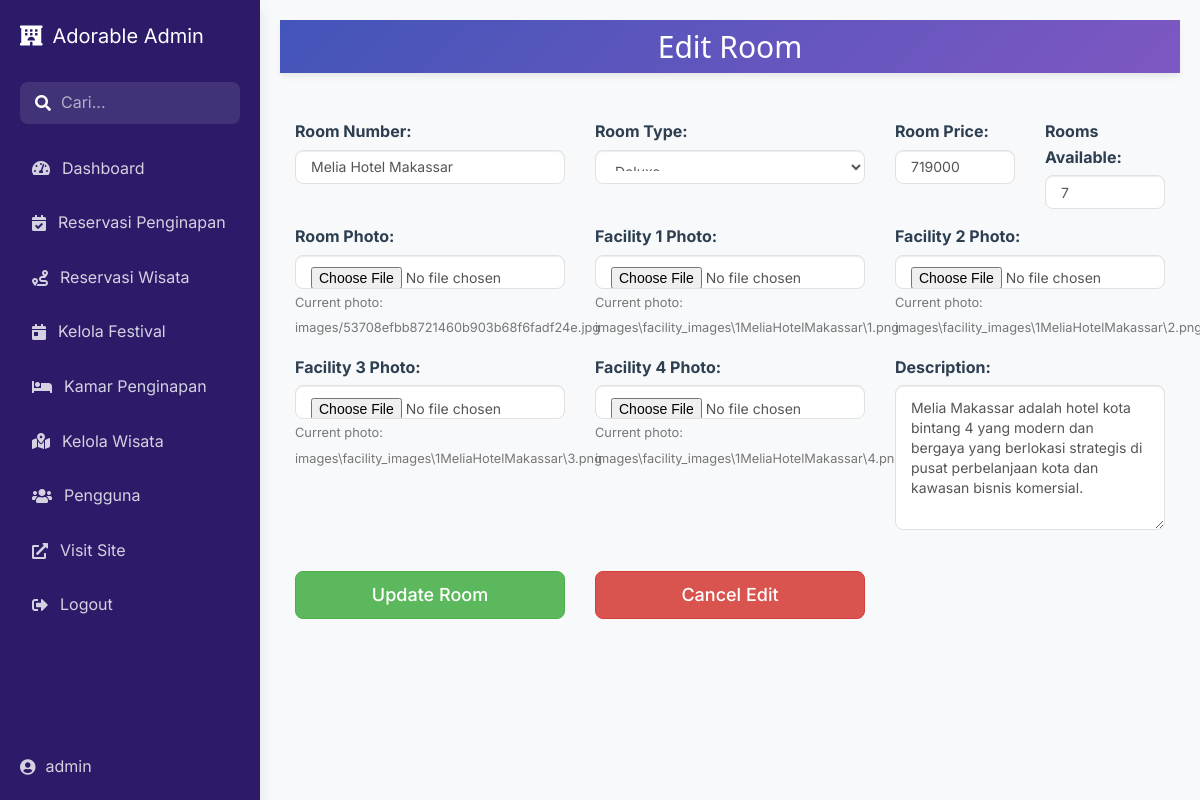
Before: /admin/add_room.php?edit=16 with the older database file.
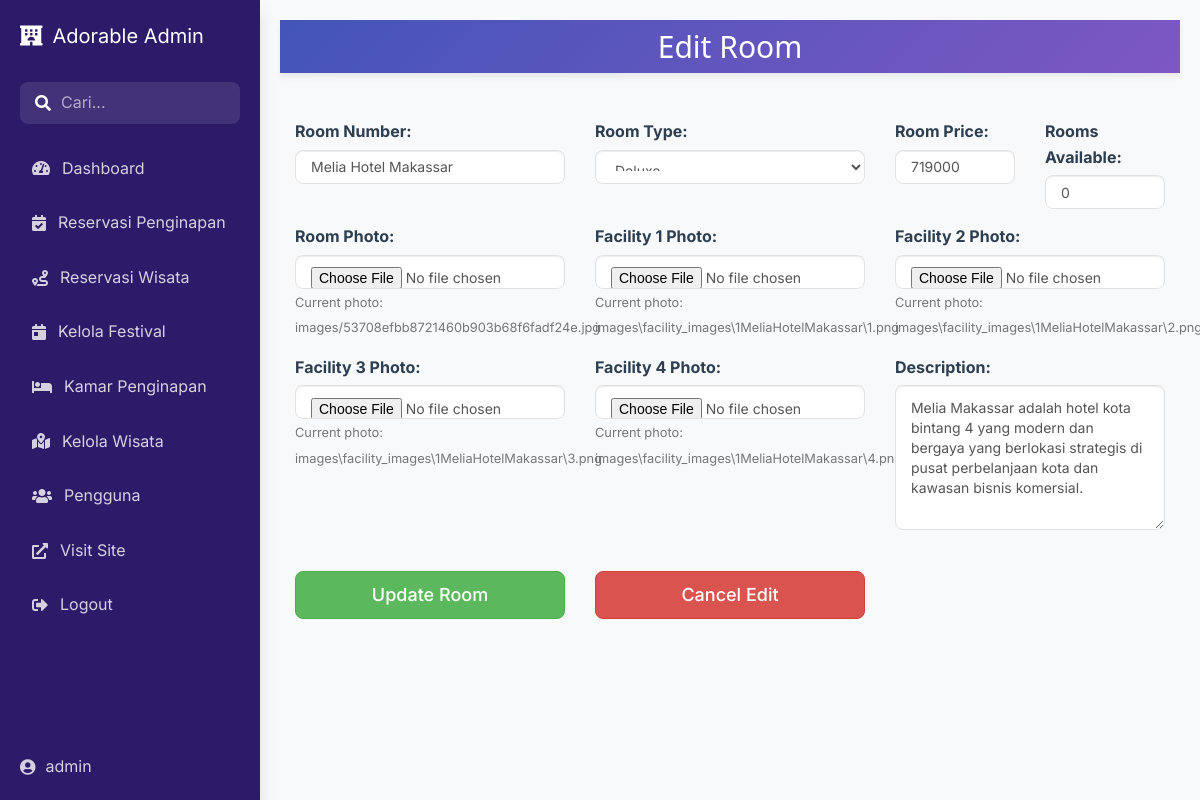
After: the same page with the newer database file.
### tables this page shows
CREATE TABLE `rooms` (
  `id` int(11) NOT NULL,
  `room_number` varchar(255) NOT NULL,
  `rooms` int(11) NOT NULL,
  `type` varchar(255) NOT NULL,
  `price` text NOT NULL,
  `details` text NOT NULL,
  `photo` text NOT NULL,
  `facility1` varchar(255) DEFAULT NULL,
  `facility2` varchar(255) DEFAULT NULL,
  `facility3` varchar(255) DEFAULT NULL,
  `facility4` varchar(255) DEFAULT NULL
);

### admin/add_room.php (the view, shortened to what this page needs)
<?php
require_once $_SERVER['DOCUMENT_ROOT'] . '/ht/core/core.php';
if (isset($_GET['edit']) && !empty($_GET['edit'])) {
    $id = $_GET['edit'];
    $stmt = $db->prepare("SELECT * FROM rooms WHERE id = ?");
    $stmt->bind_param("i", $id);
    $stmt->execute();
    $result = $stmt->get_result();
    $edit = $result->fetch_assoc();
}
include 'includes/header.php';
include 'includes/navigation.php';
?>
<div class="w3-container w3-main" style="margin-left:260px; padding: 20px;">
    <header class="w3-container w3-purple" style="margin-bottom: 20px;">
        <h2 class="text-center"><?= isset($_GET['edit']) ? 'Edit Room' : 'Add a Room' ?></h2>
    </header>
    <br/>
    <form class="form" action="" method="post" enctype="multipart/form-data">
        <div class="form-group col-md-4">
            <label>Room Number:</label>
            <input type="text" class="form-control" value="<?= isset($edit['room_number']) ? htmlspecialchars($edit['room_number']) : ''; ?>" name="number" required>
        </div>
        <div class="form-group col-md-4">
            <label>Room Type:</label>
            <select class="form-control" name="type" required>
                <option value="Deluxe" <?= (isset($edit['type']) && $edit['type'] == 'Deluxe') ? 'selected' : ''; ?>>Deluxe</option>
            </select>
        </div>
        <div class="form-group col-md-2">
            <label>Room Price:</label>
            <input type="text" class="form-control" value="<?= isset($edit['price']) ? htmlspecialchars($edit['price']) : ''; ?>" name="price" required>
        </div>
        <div class="form-group col-md-2">
            <label>Rooms Available:</label>
            <input type="number" class="form-control" value="<?= isset($edit['rooms']) ? htmlspecialchars($edit['rooms']) : ''; ?>" name="rooms" required>
        </div>
        <div class="form-group col-md-4">
            <label>Room Photo:</label>
            <input type="file" class="form-control" name="photo" <?= !isset($_GET['edit']) ? 'required' : ''; ?>>
            <?php if(isset($edit['photo']) && !empty($edit['photo'])): ?>
                <small class="text-muted">Current photo: <?= htmlspecialchars($edit['photo']) ?></small>
            <?php endif; ?>
        </div>
        <div class="form-group col-md-4">
            <label>Facility 1 Photo:</label>
            <input type="file" class="form-control" name="facility1">
            <?php if(isset($edit['facility1']) && !empty($edit['facility1'])): ?>
                <small class="text-muted">Current photo: <?= htmlspecialchars($edit['facility1']) ?></small>
            <?php endif; ?>
        </div>
        <div class="form-group col-md-4">
            <label>Facility 2 Photo:</label>
            <input type="file" class="form-control" name="facility2">
            <?php if(isset($edit['facility2']) && !empty($edit['facility2'])): ?>
                <small class="text-muted">Current photo: <?= htmlspecialchars($edit['facility2']) ?></small>
            <?php endif; ?>
        </div>
        <div class="form-group col-md-4">
            <label>Facility 3 Photo:</label>
            <input type="file" class="form-control" name="facility3">
            <?php if(isset($edit['facility3']) && !empty($edit['facility3'])): ?>
                <small class="text-muted">Current photo: <?= htmlspecialchars($edit['facility3']) ?></small>
            <?php endif; ?>
        </div>
        <div class="form-group col-md-4">
            <label>Facility 4 Photo:</label>
            <input type="file" class="form-control" name="facility4">
            <?php if(isset($edit['facility4']) && !empty($edit['facility4'])): ?>
                <small class="text-muted">Current photo: <?= htmlspecialchars($edit['facility4']) ?></small>
            <?php endif; ?>
        </div>
        <div class="form-group col-md-4">
            <label>Description:</label>
            <textarea class="form-control" rows="6" name="description" required><?= isset($edit['details']) ? htmlspecialchars($edit['details']) : ''; ?></textarea>
        </div>
        <div class="form-group col-md-4">
            <input type="submit" class="btn btn-block btn-lg btn-success" value="<?= isset($_GET['edit']) ? 'Update Room' : 'Add Room'; ?>" name="<?= isset($_GET['edit']) ? 'update' : 'submit'; ?>">
        </div>
        <?php if (isset($_GET['edit']) && !empty($_GET['edit'])) : ?>
            <div class="form-group col-md-4">
                <a class="btn btn-block btn-danger btn-lg" href="rooms.php">Cancel Edit</a>
            </div>
        <?php endif; ?>
    </form>
</div>
</body>
</html>

Changed rows visible on the page:
changed rooms "images/53708efbb8721460b903b68f6fadf24e.jpg": rooms "7" → "0"
